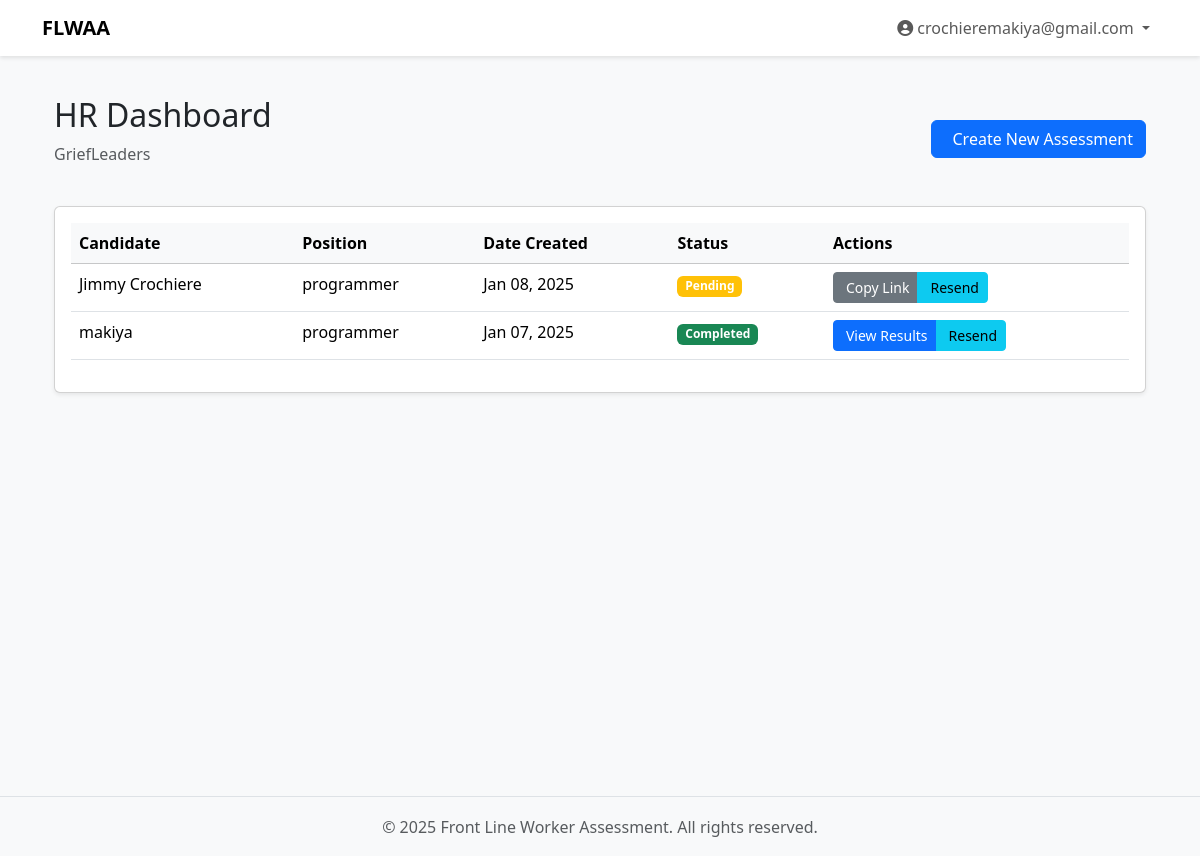
The app's page /dashboard/ (signed in), older data.
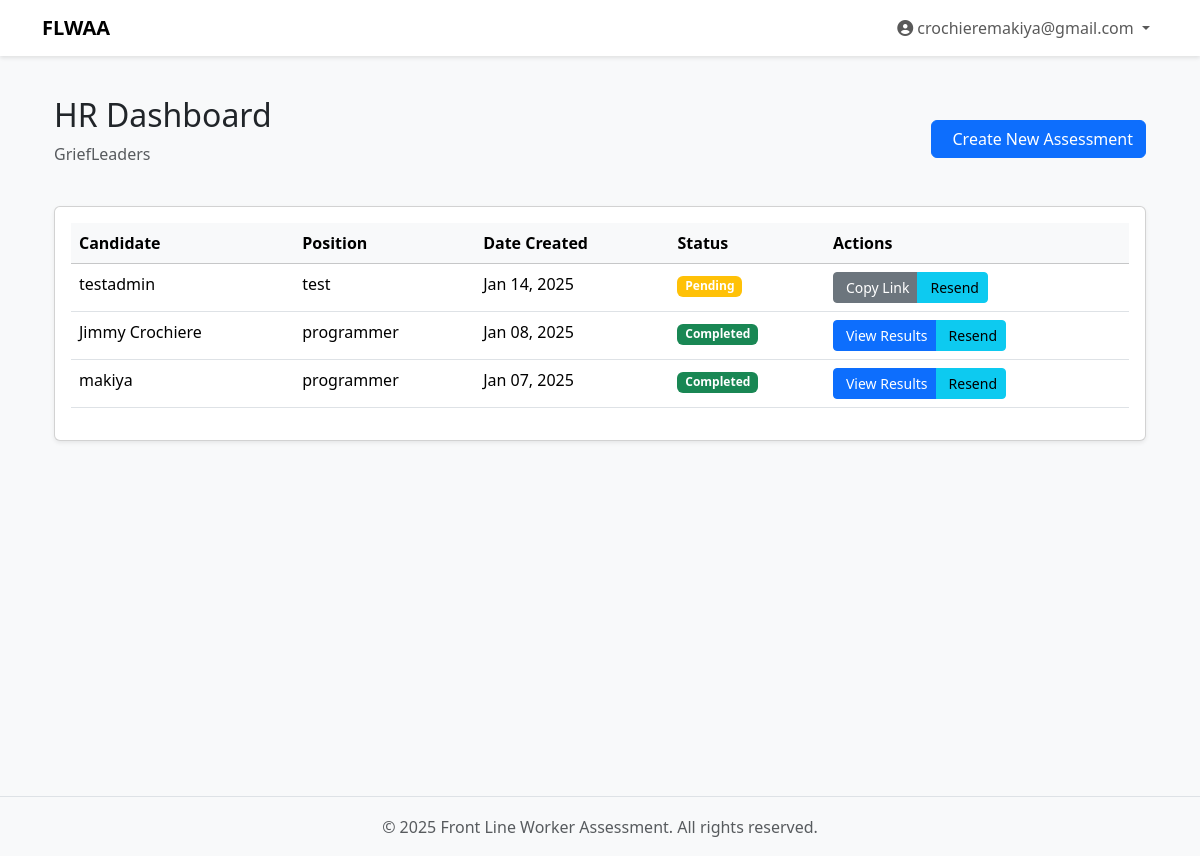
The same page, newer data.
### baseapp/models.py (models this page shows, shortened)
class CustomUser(AbstractUser):
    is_hr = models.BooleanField(default=False)
    business = models.ForeignKey(
        Business,
        on_delete=models.CASCADE,
        null=True,
        blank=True,
        related_name='users'
    )
    current_business = models.ForeignKey(
        Business,
        on_delete=models.SET_NULL,
        null=True,
        blank=True,
        related_name='current_users'
    )
    class Meta:
        verbose_name = 'User'
        verbose_name_plural = 'Users'

class Business(models.Model):
    name = models.CharField(max_length=255)
    slug = models.SlugField(unique=True)
    logo = models.ImageField(upload_to='business_logos/', null=True, blank=True)
    primary_color = models.CharField(max_length=7, default="#000000")  # Hex color code
    created_at = models.DateTimeField(auto_now_add=True)
    active = models.BooleanField(default=True)
    assessment_template_uploaded = models.BooleanField(default=False)
    class Meta:
        verbose_name_plural = "businesses"

class Assessment(models.Model):
    ASSESSMENT_TYPE_CHOICES = [
        ('standard', 'Standard Assessment'),
        ('benchmark', 'Benchmark Assessment'),
    ]
    business = models.ForeignKey(Business, on_delete=models.CASCADE)
    assessment_type = models.CharField(
        max_length=20,
        choices=ASSESSMENT_TYPE_CHOICES,
        default='standard'
    )
    candidate_name = models.CharField(max_length=255)
    candidate_email = models.EmailField()
    position = models.CharField(max_length=255)
    region = models.CharField(max_length=100)
    manager_name = models.CharField(max_length=255)
    manager_email = models.EmailField()
    unique_link = models.CharField(max_length=64, unique=True)
    created_by = models.ForeignKey(CustomUser, on_delete=models.CASCADE)
    created_at = models.DateTimeField(auto_now_add=True)
    completed = models.BooleanField(default=False)
    completed_at = models.DateTimeField(null=True, blank=True)
    benchmark_batch = models.ForeignKey(
        BenchmarkBatch,
        on_delete=models.SET_NULL,
        null=True,
        blank=True,
        related_name='assessment_set'
    )
    class Meta:
        ordering = ['-created_at']

### baseapp/views.py (the view)
# urls.py: path('dashboard/', views.dashboard, name='dashboard'),
@login_required
@user_passes_test(is_hr_user)
def dashboard(request):
    assessments = Assessment.objects.filter(
        business=request.user.business,
        assessment_type='standard'  # Only show standard assessments, not benchmarks
    ).order_by('-created_at')
    return render(request, 'baseapp/dashboard.html', {
        'assessments': assessments
    })

### baseapp/views.py (called while the page is built)
def is_hr_user(user):
    return user.is_authenticated and user.is_hr

### baseapp/templates/baseapp/dashboard.html (shortened to what this page needs)
{% extends 'baseapp/base.html' %}
{% load crispy_forms_tags %}
{% block content %}
<div class="container py-4">
    <div class="d-flex justify-content-between align-items-center mb-4">
        <div>
            <h2>HR Dashboard</h2>
            <p class="text-muted">{{ request.user.business.name }}</p>
        </div>
        <a href="{% url 'baseapp:create_assessment' %}" class="btn btn-primary">
            Create New Assessment
        </a>
    </div>
    {% if assessments %}
        <div class="card shadow-sm">
            <div class="card-body">
                <div class="table-responsive">
                    <table class="table table-hover">
                        <thead class="table-light">
                            <tr>
                                <th>Candidate</th>
                                <th>Position</th>
                                <th>Date Created</th>
                                <th>Status</th>
                                <th>Actions</th>
                            </tr>
                        </thead>
                        <tbody>
                            {% for assessment in assessments %}
                                <tr>
                                    <td>{{ assessment.candidate_name }}</td>
                                    <td>{{ assessment.position }}</td>
                                    <td>{{ assessment.created_at|date:"M d, Y" }}</td>
                                    <td>
                                        {% if assessment.completed %}
                                            <span class="badge bg-success">Completed</span>
                                        {% else %}
                                            <span class="badge bg-warning">Pending</span>
                                        {% endif %}
                                    </td>
                                    <td>
                                        <div class="btn-group" role="group">
                                            {% if assessment.completed %}
                                                <button class="btn btn-primary btn-sm"
                                                        onclick="showReportPreview({{ assessment.id }})">
                                                    View Results
                                                </button>
                                            {% endif %}
                                            {% if not assessment.completed %}
                                                <button class="btn btn-secondary btn-sm"
                                                        onclick="copyAssessmentLink('{{ assessment.unique_link }}')">
                                                    Copy Link
                                                </button>
                                            {% endif %}
                                            <button class="btn btn-info btn-sm"
                                                    onclick="confirmResend({{ assessment.id }}, '{{ assessment.candidate_name }}')">
                                                Resend
                                            </button>
                                        </div>
                                    </td>
                                </tr>
                            {% endfor %}
                        </tbody>
                    </table>
                </div>
            </div>
        </div>
    {% else %}
        <div class="alert alert-info">
            <i class="bi bi-info-circle me-2"></i>No assessments created yet. Click the button above to create your first assessment.
        </div>
    {% endif %}
</div>
{% endblock %}

### baseapp/templates/baseapp/base.html (shortened to what this page needs)
{% load static %}
<!DOCTYPE html>
<html lang="en">
<head>
    <link href="https://cdn.jsdelivr.net/npm/bootstrap@5.3.2/dist/css/bootstrap.min.css" rel="stylesheet">
    <link rel="stylesheet" href="https://cdnjs.cloudflare.com/ajax/libs/font-awesome/6.5.1/css/all.min.css">
</head>
<body class="bg-light">
    <nav class="navbar navbar-expand-lg navbar-light bg-white navbar-custom">
        <div class="container">
            <a class="navbar-brand" href="{% url 'baseapp:home' %}">
                <span class="fw-bold">FLWAA</span>
            </a>
            <div class="collapse navbar-collapse" id="navbarNav">
                <ul class="navbar-nav ms-auto">
                    {% if user.is_authenticated %}
                        <li class="nav-item dropdown">
                            <a class="nav-link dropdown-toggle" href="#" id="userDropdown" role="button" data-bs-toggle="dropdown">
                                <i class="fas fa-user-circle me-1"></i>{{ user.email }}
                            </a>
                        </li>
                    {% else %}
                        <li class="nav-item">
                            <a class="nav-link" href="{% url 'baseapp:login' %}">
                                <i class="fas fa-sign-in-alt me-1"></i>Login
                            </a>
                        </li>
                    {% endif %}
                </ul>
            </div>
        </div>
    </nav>
    <div class="content-wrapper">
        <div class="container">
            {% block content %}{% endblock %}
        </div>
    </div>
    <footer class="footer">
        <div class="container h-100 d-flex align-items-center justify-content-center">
            <span class="text-muted">&copy; {% now "Y" %} Front Line Worker Assessment. All rights reserved.</span>
        </div>
    </footer>
</body>
</html>

### baseapp/templates/baseapp/base.html (style rules this page uses)
.navbar-custom { box-shadow: 0 2px 4px rgba(0,0,0,.1); }
.content-wrapper { min-height: calc(100vh - 60px); padding-top: 1rem; padding-bottom: 2rem; }
.footer { height: 60px; background-color: #f8f9fa; border-top: 1px solid #dee2e6; }

### baseapp/templates/baseapp/dashboard.html (style rules this page uses)
.table th { font-weight: 600; }

Row changes from the older to the newer data that the page shows:
added Assessment: candidate_name "testadmin", position "test", created_at "Jan 14, 2025", completed "Pending"
changed Assessment "Jimmy Crochiere": completed "Pending Copy Link" → "Completed View Results"
